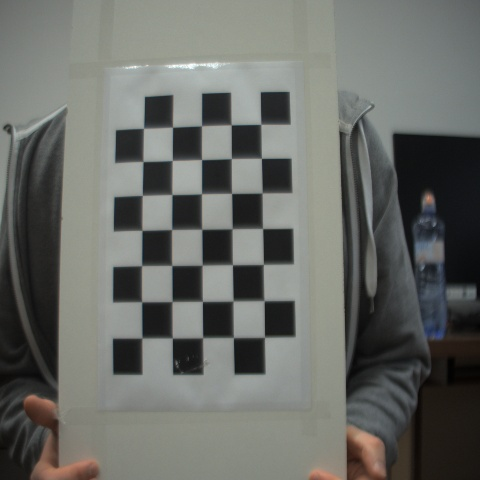
#> input picture Zadanie2/1.jpg, 480 x 480 px; its folder holds 5 pictures in this run
$ python calibration.py
#> lines starting #> are read from the running program, lines starting #| are printed output that depends on the picture; after the words box and inside, x2 and y2 are one past the last pixel; in counts of white or black regions, pixels touching at a corner belong together
import numpy as np
import cv2 as cv
import glob
# termination criteria
criteria = (cv.TERM_CRITERIA_EPS + cv.TERM_CRITERIA_MAX_ITER, 30, 0.001)
# prepare object points, like (0,0,0), (1,0,0), (2,0,0) ....,(6,5,0)
objp = np.zeros((5*7, 3), np.float32)
objp[:, :2] = np.mgrid[0:7, 0:5].T.reshape(-1, 2)
# Arrays to store object points and image points from all the images.
objpoints = [] # 3d point in real world space
imgpoints = [] # 2d points in image plane.
images = glob.glob('*.jpg')
for fname in images:
    img = cv.imread(fname)
#> img is the input picture: shape (480, 480, 3); mean B, G, R 102.1, 106.5, 104.6
    gray = cv.cvtColor(img, cv.COLOR_BGR2GRAY)
    # Find the chess board corners
    ret, corners = cv.findChessboardCorners(gray, (7, 5), None)
#> ret = True; corners = 35 rows, first 8: [260.7, 124.4], [261.5, 158.5], [262.1, 193], [262.7, 228.7], [263.5, 264.4], [264.5, 300.9], [264.7, 337.1], [231.4, 125]
    # If found, add object points, image points (after refining them)
    if ret == True:
        objpoints.append(objp)
        corners2 = cv.cornerSubPix(gray, corners, (11, 11), (-1, -1), criteria)
#> corners2 = 35 rows, first 8: [260.7, 124.2], [261.3, 158.2], [262, 192.9], [262.5, 228.4], [263.2, 264.3], [263.9, 300.6], [264.4, 337.1], [231.1, 124.6]
        imgpoints.append(corners2)
        # Draw and display the corners
        cv.drawChessboardCorners(img, (7, 5), corners2, ret)
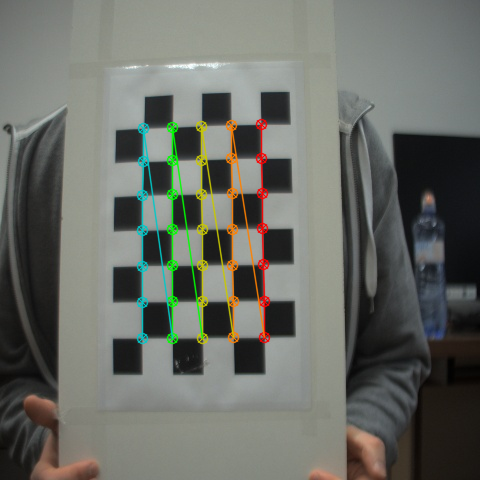
#> img: shape (480, 480, 3); 3.63% of pixels changed, all inside (x1, y1, x2, y2) = (136, 118, 271, 345)
        cv.imshow('img', img)
        cv.waitKey(500)
#> pass 2 of the loop `for fname in images:`:
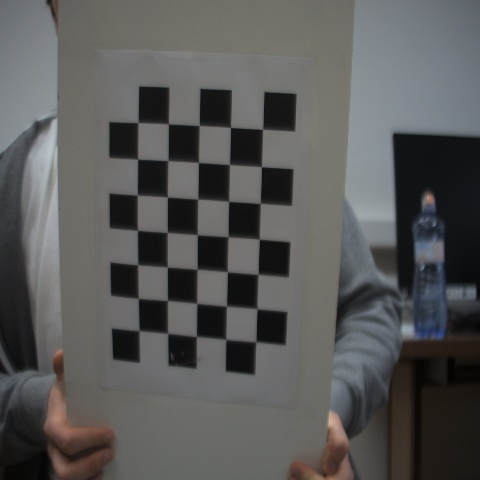
#> input picture Zadanie2/10.jpg, 480 x 480 px
#> img is the input picture: shape (480, 480, 3); mean B, G, R 87.4, 88, 88
#> corners = 35 rows, first 8: [139.4, 330.5], [138.6, 298.6], [137.9, 264.7], [137.6, 230.5], [137.4, 195.2], [137.8, 159.4], [138.2, 122.6], [168, 333.5]
#> corners2 = 35 rows, first 8: [139.1, 330.6], [138.3, 298.3], [137.7, 264.7], [137.4, 230.3], [137.3, 195], [137.6, 159.1], [138.1, 122.5], [167.6, 333.3]
#> `cv.drawChessboardCorners(img, (7, 5), corners2, ret)`:
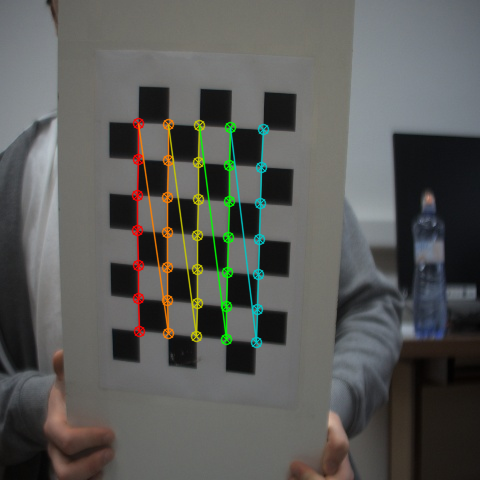
#> img: shape (480, 480, 3); 3.62% of pixels changed, all inside (x1, y1, x2, y2) = (131, 117, 270, 349)
#> pass 3 of the loop `for fname in images:`:
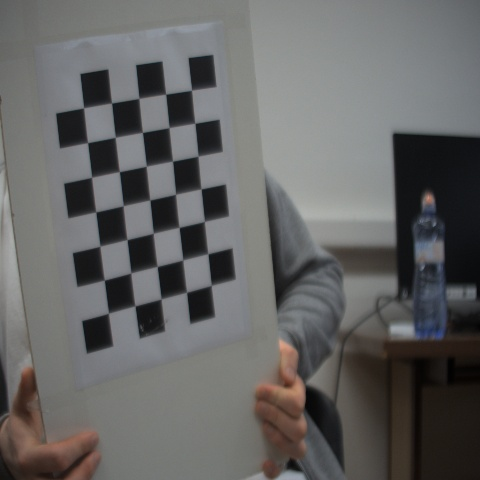
#> input picture Zadanie2/11.jpg, 480 x 480 px
#> img is the input picture: shape (480, 480, 3); mean B, G, R 99.5, 100.1, 100.4
#> `gray = cv.cvtColor(img, cv.COLOR_BGR2GRAY)`:
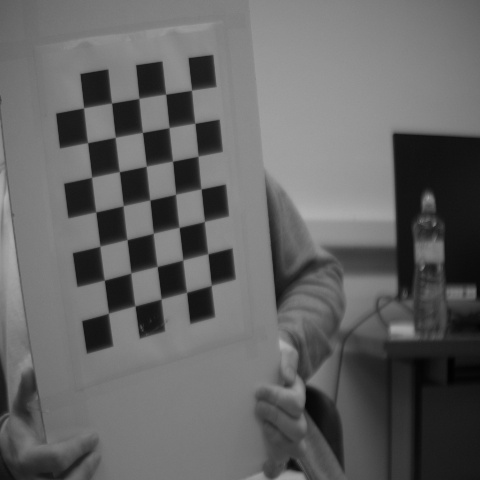
#> gray: shape (480, 480); min 1, max 177, mean 100.1
#> corners = 35 rows, first 8: [191.7, 90.46], [194.7, 123], [198.4, 156.6], [200.8, 189], [204.6, 221.8], [207.6, 254.6], [211.6, 286], [165.4, 94.19]
#> corners2 = 35 rows, first 8: [191.5, 90.06], [194.7, 123.2], [197.9, 156.1], [200.9, 188.8], [204.3, 221.3], [207.7, 253.6], [211.1, 285.2], [165.6, 94.06]
#> `cv.drawChessboardCorners(img, (7, 5), corners2, ret)`:
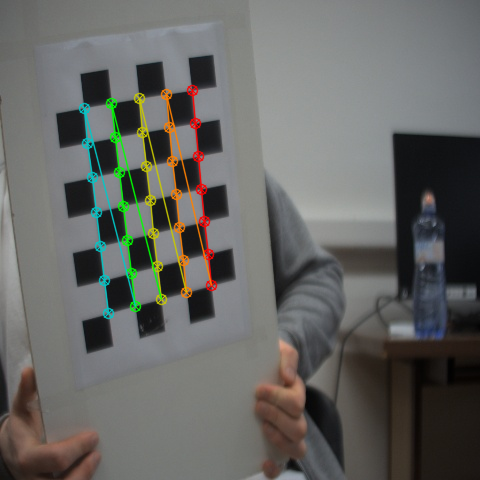
#> img: shape (480, 480, 3); 3.49% of pixels changed, all inside (x1, y1, x2, y2) = (78, 84, 218, 320)
#> the loop made 5 passes; the first 3 are shown
cv.destroyAllWindows()

ret, mtx, dist, rvecs, tvecs = cv.calibrateCamera(objpoints, imgpoints, gray.shape[::-1], None, None)

img = cv.imread('1.jpg')
h,  w = img.shape[:2]
#> h = 480; w = 480
newcameramtx, roi = cv.getOptimalNewCameraMatrix(mtx, dist, (w, h), 1, (w, h))
print("fx = ", newcameramtx[0][0], "\nfy = ", newcameramtx[1][1], "\ncx = ", newcameramtx[0][2], "\ncy = ", newcameramtx[1][2])

# undistort
mapx, mapy = cv.initUndistortRectifyMap(mtx, dist, None, newcameramtx, (w, h), 5)
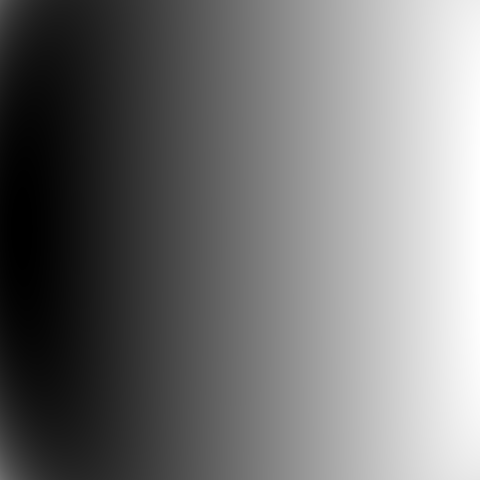
#> mapx: shape (480, 480) float32; min -27.41, max 493.9, mean 211.9; drawn with min black and max white
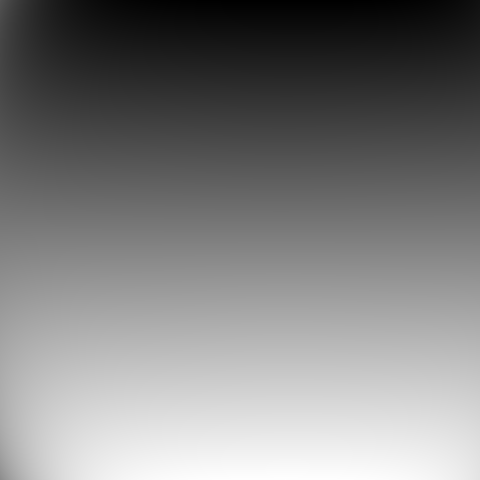
#> mapy: shape (480, 480) float32; min -15.74, max 506.1, mean 244.3; drawn with min black and max white
dst = cv.remap(img, mapx, mapy, cv.INTER_LINEAR)
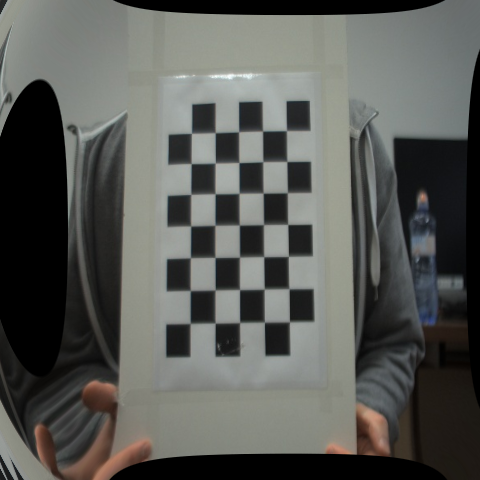
#> dst: shape (480, 480, 3); mean B, G, R 85.9, 89.8, 88.5
# crop the image
x, y, w, h = roi
dst = dst[y:y+h, x:x+w]
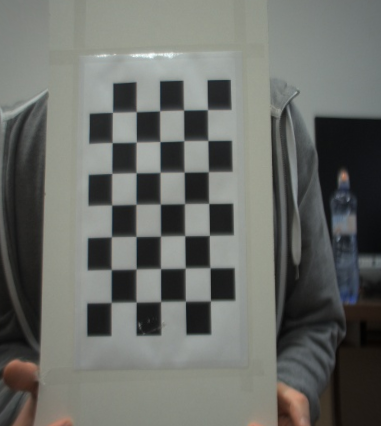
#> dst: shape (426, 381, 3); mean B, G, R 103.7, 108.1, 106
cv.imwrite('calibresult.png', dst)
